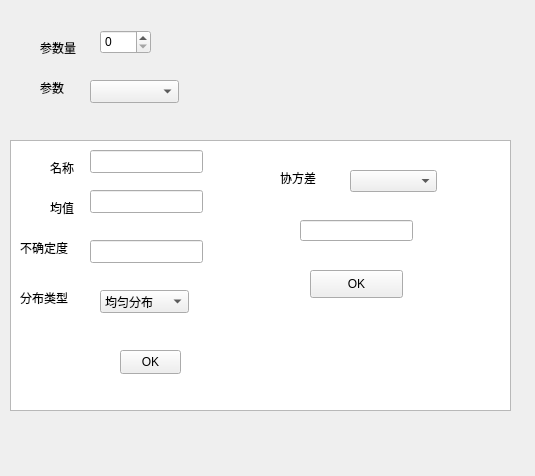
<?xml version="1.0" encoding="UTF-8"?>
<ui version="4.0">
 <class>Widget</class>
 <widget class="QWidget" name="Widget">
  <property name="geometry">
   <rect>
    <x>0</x>
    <y>0</y>
    <width>535</width>
    <height>476</height>
   </rect>
  </property>
  <property name="windowTitle">
   <string>Widget</string>
  </property>
  <widget class="QLabel" name="label">
   <property name="geometry">
    <rect>
     <x>40</x>
     <y>40</y>
     <width>68</width>
     <height>15</height>
    </rect>
   </property>
   <property name="text">
    <string>参数量</string>
   </property>
  </widget>
  <widget class="QSpinBox" name="spinBox">
   <property name="geometry">
    <rect>
     <x>100</x>
     <y>30</y>
     <width>51</width>
     <height>24</height>
    </rect>
   </property>
  </widget>
  <widget class="QLabel" name="label_2">
   <property name="geometry">
    <rect>
     <x>40</x>
     <y>80</y>
     <width>41</width>
     <height>16</height>
    </rect>
   </property>
   <property name="text">
    <string>参数</string>
   </property>
  </widget>
  <widget class="QComboBox" name="comboBox">
   <property name="geometry">
    <rect>
     <x>90</x>
     <y>80</y>
     <width>89</width>
     <height>23</height>
    </rect>
   </property>
  </widget>
  <widget class="QListWidget" name="listWidget">
   <property name="geometry">
    <rect>
     <x>10</x>
     <y>140</y>
     <width>501</width>
     <height>271</height>
    </rect>
   </property>
  </widget>
  <widget class="QLabel" name="label_3">
   <property name="geometry">
    <rect>
     <x>50</x>
     <y>160</y>
     <width>68</width>
     <height>15</height>
    </rect>
   </property>
   <property name="text">
    <string>名称</string>
   </property>
  </widget>
  <widget class="QLineEdit" name="lineEdit">
   <property name="geometry">
    <rect>
     <x>90</x>
     <y>150</y>
     <width>113</width>
     <height>23</height>
    </rect>
   </property>
  </widget>
  <widget class="QLabel" name="label_4">
   <property name="geometry">
    <rect>
     <x>50</x>
     <y>200</y>
     <width>68</width>
     <height>15</height>
    </rect>
   </property>
   <property name="text">
    <string>均值</string>
   </property>
  </widget>
  <widget class="QLineEdit" name="lineEdit_2">
   <property name="geometry">
    <rect>
     <x>90</x>
     <y>190</y>
     <width>113</width>
     <height>23</height>
    </rect>
   </property>
  </widget>
  <widget class="QLabel" name="label_5">
   <property name="geometry">
    <rect>
     <x>20</x>
     <y>240</y>
     <width>68</width>
     <height>15</height>
    </rect>
   </property>
   <property name="text">
    <string>不确定度</string>
   </property>
  </widget>
  <widget class="QLineEdit" name="lineEdit_3">
   <property name="geometry">
    <rect>
     <x>90</x>
     <y>240</y>
     <width>113</width>
     <height>23</height>
    </rect>
   </property>
  </widget>
  <widget class="QLabel" name="label_6">
   <property name="geometry">
    <rect>
     <x>20</x>
     <y>290</y>
     <width>68</width>
     <height>15</height>
    </rect>
   </property>
   <property name="text">
    <string>分布类型</string>
   </property>
  </widget>
  <widget class="QComboBox" name="comboBox_2">
   <property name="geometry">
    <rect>
     <x>100</x>
     <y>290</y>
     <width>89</width>
     <height>23</height>
    </rect>
   </property>
   <item>
    <property name="text">
     <string>均匀分布</string>
    </property>
   </item>
   <item>
    <property name="text">
     <string>正态分布</string>
    </property>
   </item>
  </widget>
  <widget class="QPushButton" name="pushButton">
   <property name="geometry">
    <rect>
     <x>120</x>
     <y>350</y>
     <width>61</width>
     <height>24</height>
    </rect>
   </property>
   <property name="text">
    <string>OK</string>
   </property>
  </widget>
  <widget class="QLabel" name="label_7">
   <property name="geometry">
    <rect>
     <x>280</x>
     <y>170</y>
     <width>72</width>
     <height>15</height>
    </rect>
   </property>
   <property name="text">
    <string>协方差</string>
   </property>
  </widget>
  <widget class="QComboBox" name="comboBox_3">
   <property name="geometry">
    <rect>
     <x>350</x>
     <y>170</y>
     <width>87</width>
     <height>22</height>
    </rect>
   </property>
  </widget>
  <widget class="QPushButton" name="pushButton_2">
   <property name="geometry">
    <rect>
     <x>310</x>
     <y>270</y>
     <width>93</width>
     <height>28</height>
    </rect>
   </property>
   <property name="text">
    <string>OK</string>
   </property>
  </widget>
  <widget class="QLineEdit" name="lineEdit_4">
   <property name="geometry">
    <rect>
     <x>300</x>
     <y>220</y>
     <width>113</width>
     <height>21</height>
    </rect>
   </property>
  </widget>
 </widget>
 <layoutdefault spacing="6" margin="11"/>
 <resources/>
 <connections/>
</ui>
